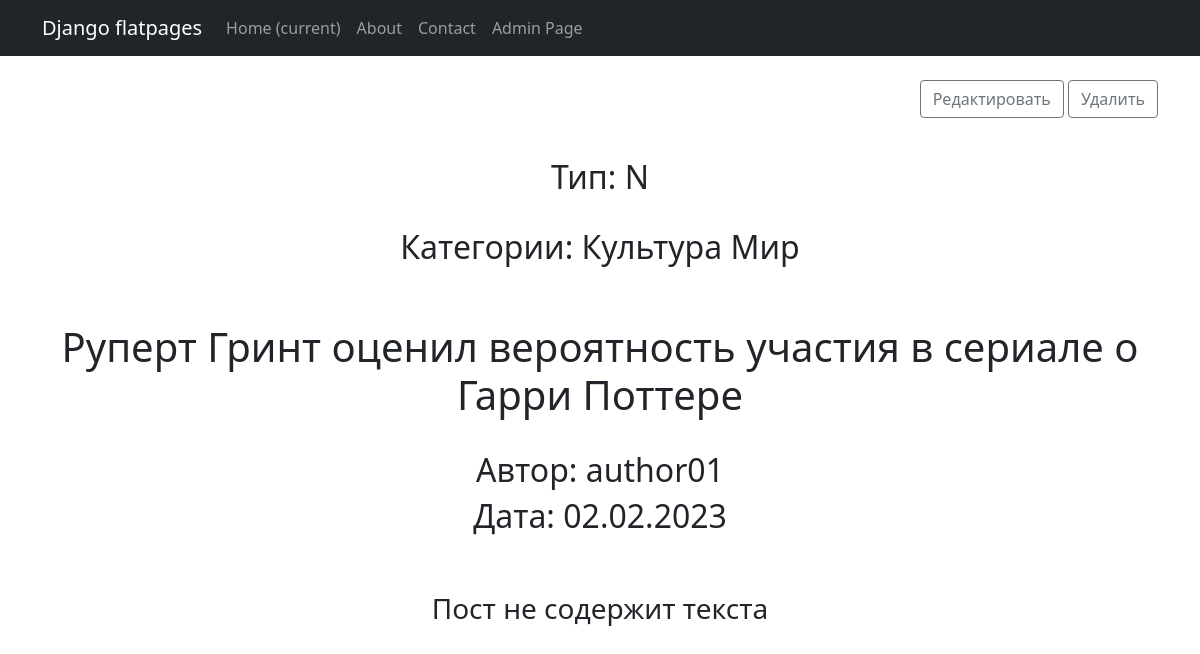
/posts/1, run on the app's committed database.
### news/models.py (models this page shows, shortened)
class Post (models.Model):
    author = models.ForeignKey(Author, on_delete=models.CASCADE)
    article = 'A'
    news = 'N'
    POSTS = [
        (article, 'статья'),
        (news, 'новость'),
    ]
    type = models.CharField(max_length=1,
                                choices=POSTS,
                                default=news)
    time_in = models.DateTimeField(auto_now_add=True)#время создания
    category = models.ManyToManyField(Category, through='PostCategory')
    heading = models.CharField(max_length=255,) #заголовок
    text = models.TextField(default="Пост не содержит текста")
    rate = models.IntegerField(default = 0) #рейтинг
    def date(self):
        d=self.time_in.date()
        new_date = d.strftime("%d.%m.%Y")
        return new_date

class Category (models.Model):
    name = models.CharField(max_length=255, unique=True)

class Author (models.Model):
    authorUser = models.OneToOneField(User, on_delete=models.CASCADE)
    arating = models.IntegerField(default=0)  # рейтинг

### news/views.py (the view)
# urls.py: path('<int:pk>', PostDetail.as_view(), name='post_detail'),
class PostDetail(DetailView):
    model = Post
    template_name = 'post.html'
    context_object_name = 'post'

### news/templatetags/news_filters.py (called while the page is built)
@register.filter()
def censored(wordstr):
    words=list(wordstr.split())
    words_censored=words.copy()
    for index, word in enumerate(words):
        if word.lower() in CENSORED_WORDS.keys():
            words_censored[index]=CENSORED_WORDS[word.lower()]
    return ' '.join(words_censored)

### templates/post.html (shortened to what this page needs)
{% extends 'default.html' %}
{% load news_filters %}
{% block content %}
    <br>
    <p align="right">
        {% if post.type == 'N' %}
        <a class="btn btn-outline-secondary"
           href="{% url 'news_update' post.id %}">Редактировать</a>
        <a class="btn btn-outline-secondary"
           href="{% url 'news_delete' post.id %}">Удалить</a>
        {% else %}
        <a class="btn btn-outline-secondary"
           href="{% url 'article_update' post.id %}">Редактировать</a>
        <a class="btn btn-outline-secondary"
           href="{% url 'article_delete' post.id %}">Удалить</a>
        {% endif %}
    <br><br>
    <h2>Тип: {{ post.type }}</h2>
    <br>
    <h2>Категории:
    {% for post in post.category.all %}
       {{ post.name }}
    {% endfor %}
    </h2>
<br><br>
<h1>{{ post.heading|censored }}</h1>
<br>
<h2>Автор: {{ post.author.authorUser }}</h2>
<h2>Дата: {{ post.date}} </h2>
<br><br>
<h3>{{ post.text }}<br></h3>
<br>
{% endblock content %}

### data on the page
Post: type "N", heading|censored "Руперт Гринт оценил вероятность участия в сериале о Гарри Поттере", author.authorUser "author01", date "02.02.2023", text "Пост не содержит текста"
Category: name "Культура"
Category: name "Мир"
